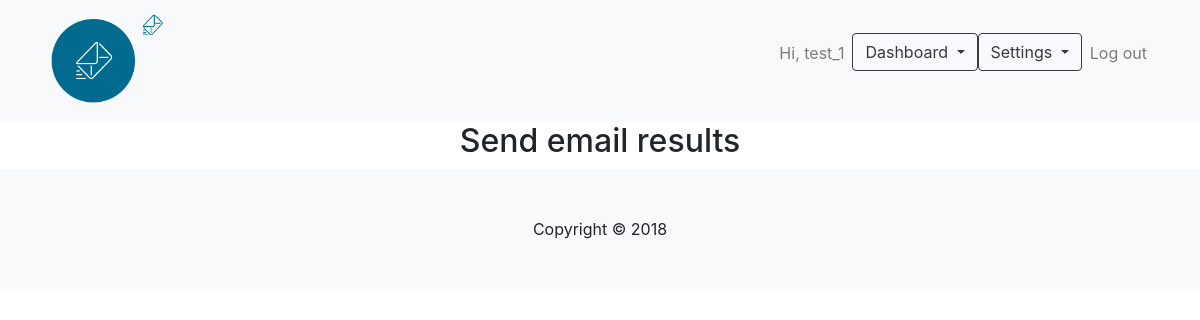
/result-emails/ (signed in), run on an earlier commit of the app's database.
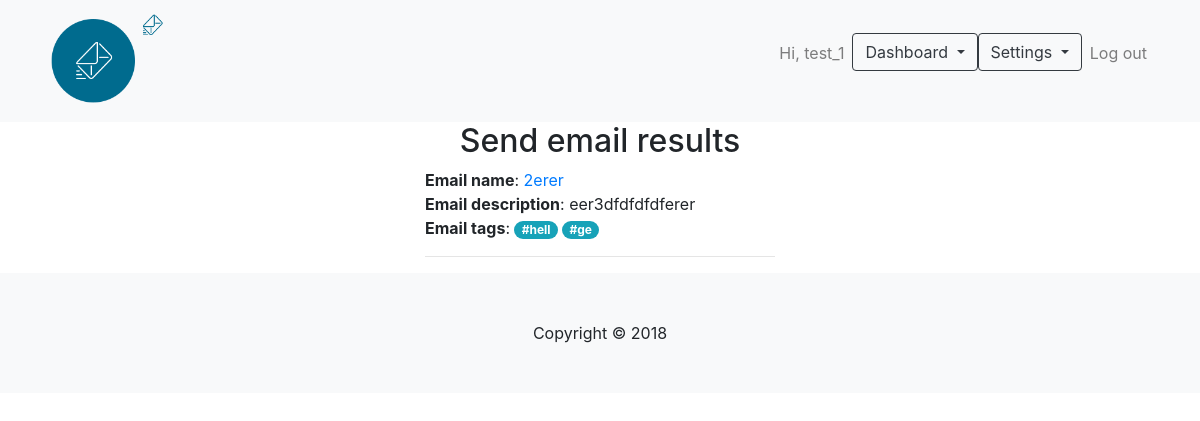
And on a later commit of the database.
### Sender/models.py (models this page shows, shortened)
class UserMessage(models.Model):
    user = models.ForeignKey(User, on_delete=models.CASCADE, related_name='user_messages', default=0)
    user_message_name = models.CharField(max_length=100)
    user_message_description = models.CharField(max_length=500)
    user_message_tags = TaggableManager(blank=True)
    user_message_target_email = models.EmailField(max_length=100)
    user_message_email_title = models.CharField(max_length=50, default='Mail from mailsender')
    user_message_text = models.CharField(max_length=500)
    user_message_sent_status = models.BooleanField(default=False)
    user_message_sent_datetime = models.DateTimeField(auto_now=True)
    class Meta:
        verbose_name_plural = 'Users Messages'
    def get_short_description(self):
        return self.user_message_description if len(self.user_message_description) < 50 else self.user_message_description[:50] + ' ...'
    def get_all_tags(self):
        return [tag.name for tag in self.user_message_tags.all()]

### Sender/views.py (the view, shortened to what this page needs)
# urls.py: path('result-emails/', views.SendEmailResults.as_view(), name='send-email-result'),
class SendEmailResults(LoginRequiredMixin, View):
    content = {}
    login_url = '/login/'
    redirect_field_name = 'login'
    def get(self, request, tag: str = None):
        self.content.update({
            'doc': 'send_email_results.html',
            'title': 'Send email results',
        })
        if tag:
            sended_messages = UserMessage.objects.filter(user_message_tags__name__in = [tag],
                                                         user=request.user)
        else:
            sended_messages = UserMessage.objects.filter(user=request.user)
        self.content.update({'sended_messages': sended_messages})
        return render(request, 'base.html', self.content)

### Sender/templates/base.html (shortened to what this page needs)
{% load static %}
<!doctype html>
<head>
    <link href="{% static "/css/bootstrap.min.css" %}" rel="stylesheet">
    <link href="{% static "/css/style.css" %}" rel="stylesheet">
</head>
<body>
    {% block header %}
        {% include 'elements/header.html' %}
    {% endblock %}
    {% block page %}
        {% include doc %}
    {% endblock %}
    {% block footer %}
        {% include 'elements/footer.html' %}
    {% endblock %}
</body>
</html>

### Sender/templates/elements/header.html (shortened to what this page needs)
    <nav class="navbar navbar-expand-lg navbar-light bg-light" id="mainNav">
      <div class="container">
        <a class="navbar-brand js-scroll-trigger" href="{% url 'home' %}"><img id="logo" src="/static/images/logo.png"></a>
        <div class="collapse navbar-collapse" id="navbarResponsive">
          <ul class="navbar-nav ml-auto">
                {% if user.is_authenticated %}
                <li class="nav-item">
                  <p class="nav-link"> Hi, {{ user }}</p>
                </li>
                <li class="nav-item">
                  <div class="dropdown">
                    <button class="btn btn-outline-dark dropdown-toggle" type="button" id="dropdownDashboardMenu" data-toggle="dropdown" aria-haspopup="true" aria-expanded="false">
                      Dashboard
                    </button>
                  </div>
                </li>
                <li class="nav-item">
                  <div class="dropdown">
                    <button class="btn btn-outline-dark dropdown-toggle" type="button" id="dropdownSettingsMenu" data-toggle="dropdown" aria-haspopup="true" aria-expanded="false">
                      Settings
                    </button>
                  </div>
                </li>
                <li class="nav-item">
                  <a class="nav-link js-scroll-trigger" href="{% url 'logout' %}">Log out</a>
                </li>
                {% endif %}
          </ul>
        </div>
      </div>
    </nav>

### Sender/templates/send_email_results.html
{% load static %}
    <link href="{% static "/css/login.css" %}" rel="stylesheet">
<div class="container">
    <h2 class="form-label">Send email results</h2>
  <div class="row">
    <div class="col-md">
    </div>
    <div class="col-md">
        {% for sended_message in sended_messages %}
            <strong>Email name</strong>:
                <a href="{% url 'view-email' sended_message.id %}">{{sended_message.user_message_name}}</a>
            <br>
            <strong>Email description</strong>: {{sended_message.get_short_description}}
            <br>
            <strong>Email tags</strong>:
            {% for tag in  sended_message.get_all_tags %}
                <a href="{% url 'send-email-result' tag %}" class="badge badge-pill badge-info">#{{ tag }}</a>
            {% endfor %}
            <hr>
        {% endfor %}
    </div>
    <div class="col-md">
    </div>
  </div>
</div>

### Sender/templates/elements/footer.html
{% block footer %}
  <footer class="py-5 bg-light">
        <div class="container">
          <p class="m-0 text-center text-black">Copyright &copy; 2018</p>
        </div>
  </footer>
{% endblock %}

### Sender/static/css/style.css (style rules this page uses)
#logo { width: 120px; }
.form-label { text-align: center; }

What changed in the data, as far as the page shows it:
added UserMessage: user_message_name "2erer", get_short_description "eer3dfdfdfdferer"
added Tag: get_all_tags "hell"
added Tag: get_all_tags "ge"
